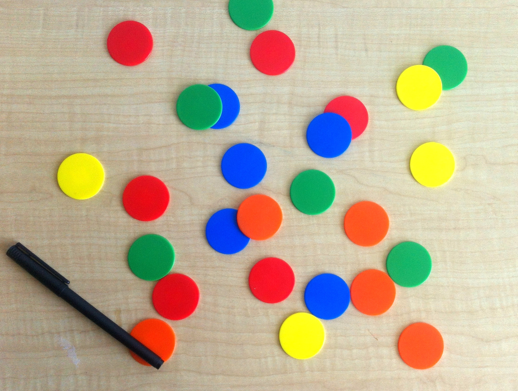
#> input picture img/chips.png, 518 x 391 px
$ jupyter execute --allow-errors task-08-image-processing.ipynb
#> lines starting #> are read from the running program, lines starting #| are printed output that depends on the picture
[cell 1]
import cv2 as cv
import numpy as np
import matplotlib.pyplot as plt
from pathlib import Path
from matplotlib.image import imread

# Algumas observações sobre cada questão estão sendo printadas no decorrer de cada cell
# Queria ter subido com os resultados já carregados, mas o git LFS não permitiu subir file acima de 100mb em FORK público.

[cell 2]
# QUESTÃO I
# Histogram de cores - Plot unitário de cada banda

class AnalisadorHistogramsCores:
    def __init__(self, img_path):
        """Inicializa com o caminho para o diretório de imagens"""
        self.img_path = img_path
        self.imagens = {}

    def carregar_imagem(self, arquivo_img):
        """Carrega um arquivo de imagem, tratando diferentes formatos adequadamente"""
#> called with arquivo_img = 'chips.png'
        try:
            caminho_completo = str(self.img_path / arquivo_img)

            if arquivo_img.endswith('.tif'):
                from PIL import Image
                pil_img = Image.open(caminho_completo)
                img = np.array(pil_img)
                # conversão BGR, se for necessário
                if len(img.shape) >= 3 and img.shape[2] >= 3:
                    img = cv.cvtColor(img, cv.COLOR_RGB2BGR)
            else:
                img = cv.imread(caminho_completo)
#> img is the input picture: shape (391, 518, 3); mean B, G, R 148.1, 173.3, 188.3

            if img is None:
                print(f"Falha ao carregar {caminho_completo}")
                return None

            self.imagens[arquivo_img] = img
            return img
        except Exception as e:
            print(f"Erro ao carregar {arquivo_img}: {e}")
            return None

    def carregar_todas_imagens(self, image_files):
        """Carrega todas as imagens da lista"""
        for arquivo_img in image_files:
            self.carregar_imagem(arquivo_img)

        print(f"Carregadas com sucesso {len(self.imagens)} de {len(image_files)} imagens")
        return self.imagens

    def plotar_histogramas(self):
        """Plota histogramas para cada canal de cor de todas as imagens carregadas"""
        # Configurar figura para histogramas
        plt.figure(figsize=(15, 20))
        cores = ('b', 'g', 'r')

        # Pra cada imagem
        for i, (arquivo_img, img) in enumerate(self.imagens.items()):
            try:
                # Separa em canais
                b, g, r = cv.split(img)
                canais = [b, g, r]

                # Plota histograma de cada canal
                for j, canal in enumerate(canais):
                    hist = cv.calcHist([canal], [0], None, [256], [0, 256])

                    plt.subplot(8, 3, i*3 + j + 1)
                    plt.plot(hist, color=cores[j])
                    plt.title(f'{arquivo_img} - {cores[j].upper()} channel')
                    plt.xlabel("Valor do Pixel")
                    plt.ylabel("Frequência")
                    plt.xlim([0, 256])

            except Exception as e:
                print(f"Erro ao processar {arquivo_img}: {e}")
#> this loop made 6 passes
#> arquivo_img on passes 1 to 6: 'chips.png', 'rgb.png', 'rgbcube_kBKG.png', 'flowers.jpg', 'hsv_disk.png', 'monkey.jpeg'
#> pass 1, in plotar_histogramas, `b, g, r = cv.split(img)`:
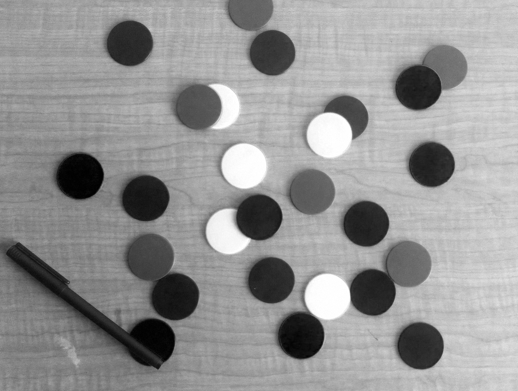
#> b: shape (391, 518); min 0, max 255, mean 148.1
#> pass 1, in plotar_histogramas, `b, g, r = cv.split(img)`:
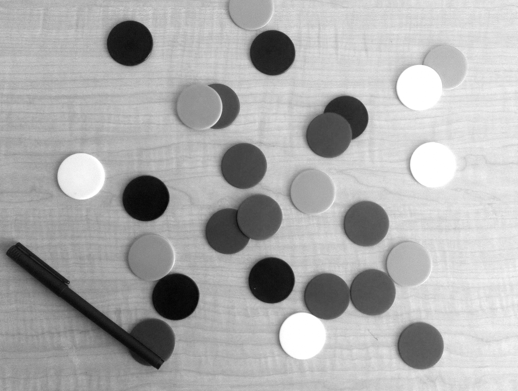
#> g: shape (391, 518); min 4, max 255, mean 173.3
#> pass 1, in plotar_histogramas, `b, g, r = cv.split(img)`:
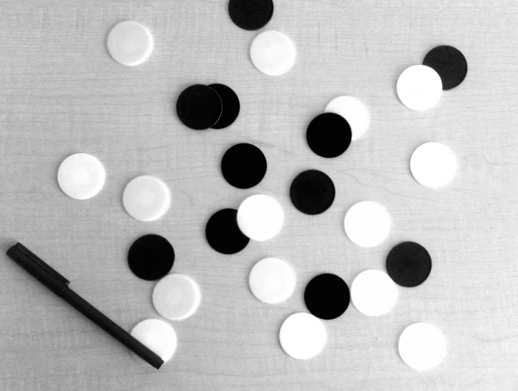
#> r: shape (391, 518); min 0, max 255, mean 188.3
#> pass 2, in plotar_histogramas, `b, g, r = cv.split(img)`:
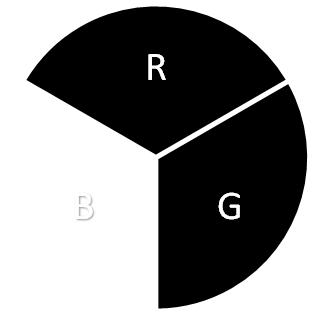
#> b: shape (316, 314); min 0, max 255, mean 137.2

        plt.tight_layout()
        plt.show()
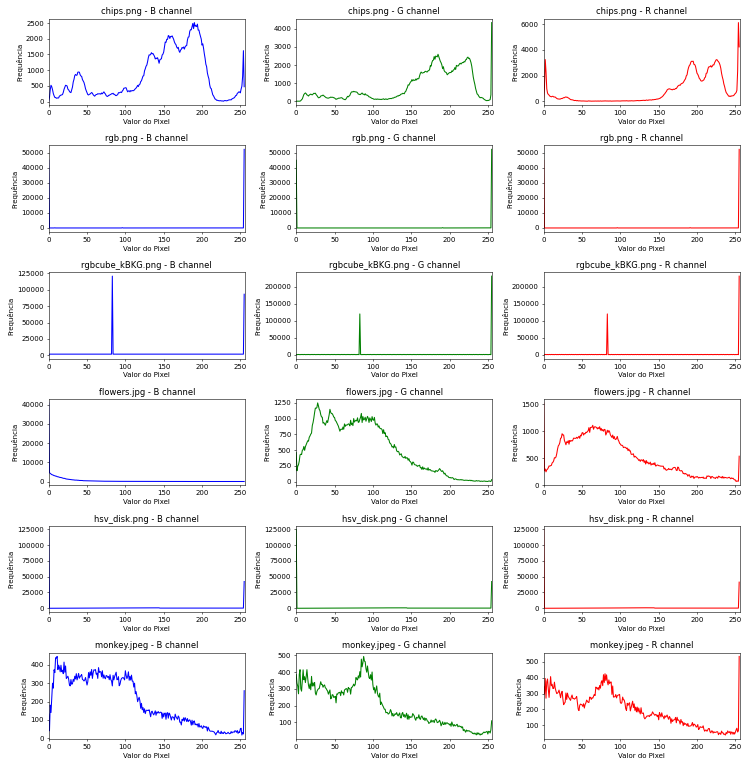
#> figure drawn by matplotlib, 18 panels; panel 1: curve peaks at x = 190, y = 2515; panel 2: curve peaks at x = 255, y = 4346; panel 3: curve peaks at x = 254, y = 6128; panel 4: curve peaks at x = 255, y = 52250

    def mostrar_analise(self):
        """Mostra análise comparativa de histogramas de imagens naturais vs sintéticas"""
        print("Análise de Histograms:")
        print("- Imagens naturais (como flores, macaco) tendem a ter histogramas mais suaves com transições graduais")
        print("- Imagens sintéticas (como rgb.png, rgbcube) frequentemente têm picos mais agudos e distribuição menos uniforme")
        print("- Isso reflete a diferença entre gradientes de cores naturais e padrões gerados por computador")

    def processar_todas_imagens(self):
        """Processa todas as imagens carregadas, plotando histogramas e mostrando análise"""
        self.plotar_histogramas()
        self.mostrar_analise()

img_path = Path("../../img/")
image_files = [
    "chips.png",
    "lena.png",
    "rgb.png",
    "rgbcube_kBKG.png",
    "flowers.jpg",
    "hsv_disk.png",
    "monkey.jpeg",
    "strawberries.tif"
]

# run
analisador = AnalisadorHistogramsCores(img_path)
analisador.carregar_todas_imagens(image_files)
analisador.processar_todas_imagens()

[cell 3]
# QUESTÃO II: Visualização de Canais de Cores Individuais usando abordagem baseada em classe

class VisualizadorCanaisCores:
    def __init__(self, caminho_img):
        """Inicializa com o caminho para o diretório de imagens"""
        self.caminho_img = caminho_img
        self.imagens = {}

    def carregar_imagem(self, arquivo_img):
        """Carrega um arquivo de imagem, tratando diferentes formatos adequadamente"""
        try:
            caminho_completo = str(self.caminho_img / arquivo_img)

            if arquivo_img.endswith('.tif'):
                from PIL import Image
                pil_img = Image.open(caminho_completo)
                img = np.array(pil_img)
                # Converte para BGR se necessário
                if len(img.shape) >= 3 and img.shape[2] >= 3:
                    img = cv.cvtColor(img, cv.COLOR_RGB2BGR)
            else:
                img = cv.imread(caminho_completo)

            if img is None:
                print(f"Falha ao carregar {caminho_completo}")
                return None

            self.imagens[arquivo_img] = img
            return img
        except Exception as e:
            print(f"Erro ao carregar {arquivo_img}: {e}")
            return None

    def carregar_todas_imagens(self, arquivos_imagem):
        """Carrega todas as imagens na lista"""
        for arquivo_img in arquivos_imagem:
            self.carregar_imagem(arquivo_img)

        print(f"Carregadas com sucesso {len(self.imagens)} de {len(arquivos_imagem)} imagens")
        return self.imagens

    def visualizar_canais(self, img, titulo):
        """Visualiza os canais RGB para uma única imagem"""
        # Separa os canais
        b, g, r = cv.split(img)

        # Exibe canais como escala de cinza
        plt.figure(figsize=(15, 10))

        # Primeira linha: visualização em escala de cinza
        plt.subplot(2, 4, 1)
        plt.imshow(r, cmap='gray')
        plt.title(f'{titulo} - Vermelho (Escala de Cinza)')
        plt.axis('off')

        plt.subplot(2, 4, 2)
        plt.imshow(g, cmap='gray')
        plt.title(f'{titulo} - Verde (Escala de Cinza)')
        plt.axis('off')

        plt.subplot(2, 4, 3)
        plt.imshow(b, cmap='gray')
        plt.title(f'{titulo} - Azul (Escala de Cinza)')
        plt.axis('off')

        # Segunda linha: visualização pseudo-colorida
        plt.subplot(2, 4, 5)
        plt.imshow(r, cmap='Reds')
        plt.title(f'{titulo} - Vermelho (Pseudo-cor)')
        plt.axis('off')

        plt.subplot(2, 4, 6)
        plt.imshow(g, cmap='Greens')
        plt.title(f'{titulo} - Verde (Pseudo-cor)')
        plt.axis('off')

        plt.subplot(2, 4, 7)
        plt.imshow(b, cmap='Blues')
        plt.title(f'{titulo} - Azul (Pseudo-cor)')
        plt.axis('off')

        # Imagem original e reconstruída
        plt.subplot(2, 4, 4)
        #  Converte BGR para RGB para Matplotlib
        img_rgb = cv.cvtColor(img, cv.COLOR_BGR2RGB)
        plt.imshow(img_rgb)
        plt.title(f'{titulo} - Original')
        plt.axis('off')

        # Reconstruir e exibir
        plt.subplot(2, 4, 8)
        reconstruida = cv.merge([b, g, r])
        reconstruida_rgb = cv.cvtColor(reconstruida, cv.COLOR_BGR2RGB)
        plt.imshow(reconstruida_rgb)
        plt.title(f'{titulo} - Reconstruída')
        plt.axis('off')

        plt.tight_layout()
        plt.show()

    def processar_todas_imagens(self):
        """Processa todas as imagens carregadas"""
        print(f"Processando {len(self.imagens)} imagens...")
#> (printed output is left out)
        for arquivo_img, img in self.imagens.items():
            try:
                print(f"Visualizando {arquivo_img}...")
                self.visualizar_canais(img, arquivo_img)
            except Exception as e:
                print(f"Erro ao processar {arquivo_img}: {e}")
#> this loop made 6 passes
#> (printed output is left out)
#> pass 2, in visualizar_canais (call 2), `b, g, r = cv.split(img)`:
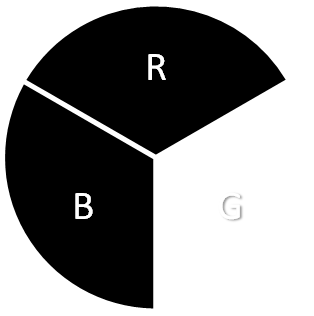
#> g: shape (316, 314); min 0, max 255, mean 137.5
#> pass 2, in visualizar_canais (call 2), `b, g, r = cv.split(img)`:
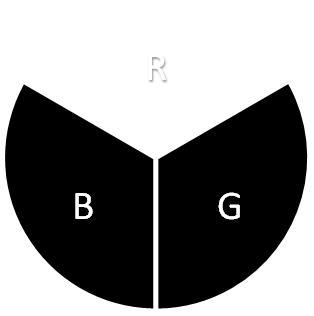
#> r: shape (316, 314); min 0, max 255, mean 137.5
#> pass 2, in visualizar_canais (call 2), `img_rgb = cv.cvtColor(img, cv.COLOR_BGR2RGB)`:
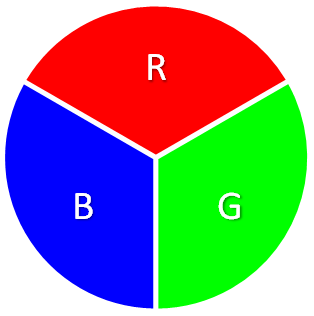
#> img_rgb: shape (316, 314, 3); mean R, G, B 137.5, 137.5, 137.2
#> (the rest of the program and of its run is left out)
